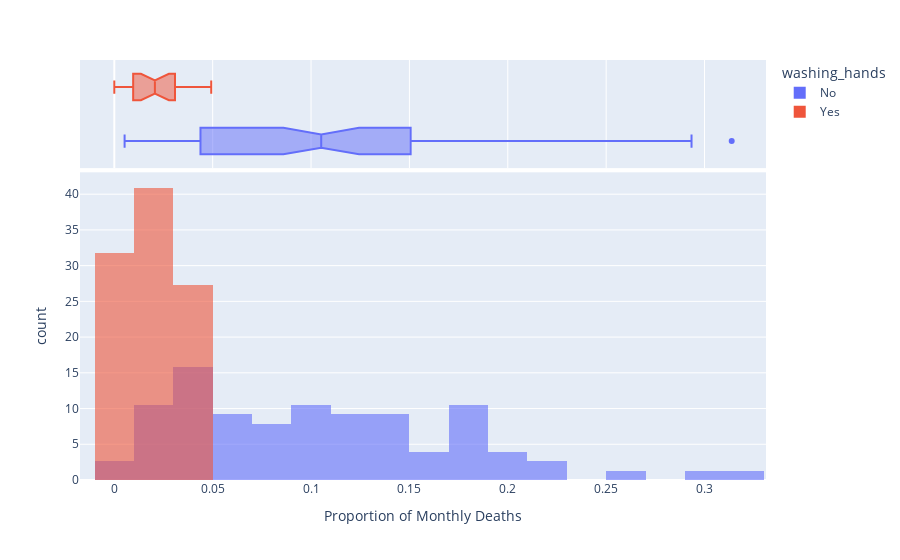

Source (notebook cell):
### Markdown cell above
### Use Histograms to Visualise the Monthly Distribution of Outcomes

**Challenge**: Create a [plotly histogram](https://plotly.com/python/histograms/) to show the monthly percentage of deaths. 

* Use docs to check out the available parameters. Use the [`color` parameter](https://plotly.github.io/plotly.py-docs/generated/plotly.express.histogram.html) to display two overlapping histograms.
* The time period of handwashing is shorter than not handwashing. Change `histnorm` to `percent` to make the time periods comparable. 
* Make the histograms slighlty transparent
* Experiment with the number of bins on the histogram. Which number work well in communicating the range of outcomes?
* Just for fun, display your box plot on the top of the histogram using the `marginal` parameter.

### Code cell
hist=px.histogram(df_monthly,x="pct_deaths",color="washing_hands",nbins=30,opacity=0.6,barmode="overlay",histnorm="percent",marginal="box")
hist.update_layout(xaxis_title="Proportion of Monthly Deaths",yaxis_title="count")
hist.show()

### Figure 1 — Plotly figure (JSON) as saved in the notebook; plotly's stock layout.template omitted (floating-point values rounded to 4 significant figures)
{"data": [{"alignmentgroup": "True", "bingroup": "x", "histnorm": "percent", "hovertemplate": "washing_hands=No<br>pct_deaths=%{x}<br>percent=%{y}<extra></extra>", "legendgroup": "No", "marker": {"color": "#636efa", "opacity": 0.6, "pattern": {"shape": ""}}, "name": "No", "nbinsx": 30, "offsetgroup": "No", "orientation": "v", "showlegend": true, "type": "histogram", "x": [0.1457, 0.07531, 0.04332, 0.01569, 0.007843, 0.05, 0.08421, 0.01351, 0.01878, 0.1102, 0.2255, 0.2085, 0.1222, 0.1023, 0.1074, 0.03226, 0.06593, 0.2078, 0.2546, 0.1839, 0.2934, 0.2297, 0.3138, 0.1912, 0.1597, 0.1241, 0.1193, 0.06098, 0.04082, 0.005236, 0.01554, 0.02262, 0.176, 0.07143, 0.08051, 0.1516, 0.1128, 0.1703, 0.1731, 0.05833, 0.02679, 0.04369, 0.0632, 0.01224, 0.03226, 0.1102, 0.1055, 0.07591, 0.04745, 0.04452, 0.04231, 0.04392, 0.07143, 0.06122, 0.03586, 0.1055, 0.1484, 0.1094, 0.1049, 0.1339, 0.1809, 0.1543, 0.1897, 0.1344, 0.1015, 0.131, 0.1806, 0.1439, 0.1496, 0.1077, 0.05369, 0.03215, 0.01923, 0.03607, 0.1827, 0.1224], "xaxis": "x", "yaxis": "y"}, {"alignmentgroup": "True", "hovertemplate": "washing_hands=No<br>pct_deaths=%{x}<extra></extra>", "legendgroup": "No", "marker": {"color": "#636efa"}, "name": "No", "notched": true, "offsetgroup": "No", "showlegend": false, "type": "box", "x": [0.1457, 0.07531, 0.04332, 0.01569, 0.007843, 0.05, 0.08421, 0.01351, 0.01878, 0.1102, 0.2255, 0.2085, 0.1222, 0.1023, 0.1074, 0.03226, 0.06593, 0.2078, 0.2546, 0.1839, 0.2934, 0.2297, 0.3138, 0.1912, 0.1597, 0.1241, 0.1193, 0.06098, 0.04082, 0.005236, 0.01554, 0.02262, 0.176, 0.07143, 0.08051, 0.1516, 0.1128, 0.1703, 0.1731, 0.05833, 0.02679, 0.04369, 0.0632, 0.01224, 0.03226, 0.1102, 0.1055, 0.07591, 0.04745, 0.04452, 0.04231, 0.04392, 0.07143, 0.06122, 0.03586, 0.1055, 0.1484, 0.1094, 0.1049, 0.1339, 0.1809, 0.1543, 0.1897, 0.1344, 0.1015, 0.131, 0.1806, 0.1439, 0.1496, 0.1077, 0.05369, 0.03215, 0.01923, 0.03607, 0.1827, 0.1224], "xaxis": "x2", "yaxis": "y2"}, {"alignmentgroup": "True", "bingroup": "x", "histnorm": "percent", "hovertemplate": "washing_hands=Yes<br>pct_deaths=%{x}<br>percent=%{y}<extra></extra>", "legendgroup": "Yes", "marker": {"color": "#EF553B", "opacity": 0.6, "pattern": {"shape": ""}}, "name": "Yes", "nbinsx": 30, "offsetgroup": "Yes", "orientation": "v", "showlegend": true, "type": "histogram", "x": [0.02239, 0.012, 0.01894, 0.0458, 0.03957, 0.04472, 0.0293, 0.03534, 0.006873, 0, 0.006557, 0.009585, 0.01136, 0.003717, 0, 0.009615, 0.02341, 0.02903, 0.0134, 0.02233, 0.03085, 0.04926], "xaxis": "x", "yaxis": "y"}, {"alignmentgroup": "True", "hovertemplate": "washing_hands=Yes<br>pct_deaths=%{x}<extra></extra>", "legendgroup": "Yes", "marker": {"color": "#EF553B"}, "name": "Yes", "notched": true, "offsetgroup": "Yes", "showlegend": false, "type": "box", "x": [0.02239, 0.012, 0.01894, 0.0458, 0.03957, 0.04472, 0.0293, 0.03534, 0.006873, 0, 0.006557, 0.009585, 0.01136, 0.003717, 0, 0.009615, 0.02341, 0.02903, 0.0134, 0.02233, 0.03085, 0.04926], "xaxis": "x2", "yaxis": "y2"}], "layout": {"barmode": "overlay", "legend": {"title": {"text": "washing_hands"}, "tracegroupgap": 0}, "margin": {"t": 60}, "xaxis": {"anchor": "y", "domain": [0, 1], "title": {"text": "Proportion of Monthly Deaths"}}, "xaxis2": {"anchor": "y2", "domain": [0, 1], "matches": "x", "showgrid": true, "showticklabels": false}, "yaxis": {"anchor": "x", "domain": [0, 0.7326], "title": {"text": "count"}}, "yaxis2": {"anchor": "x2", "domain": [0.7426, 1], "matches": "y2", "showgrid": false, "showline": false, "showticklabels": false, "ticks": ""}}}
